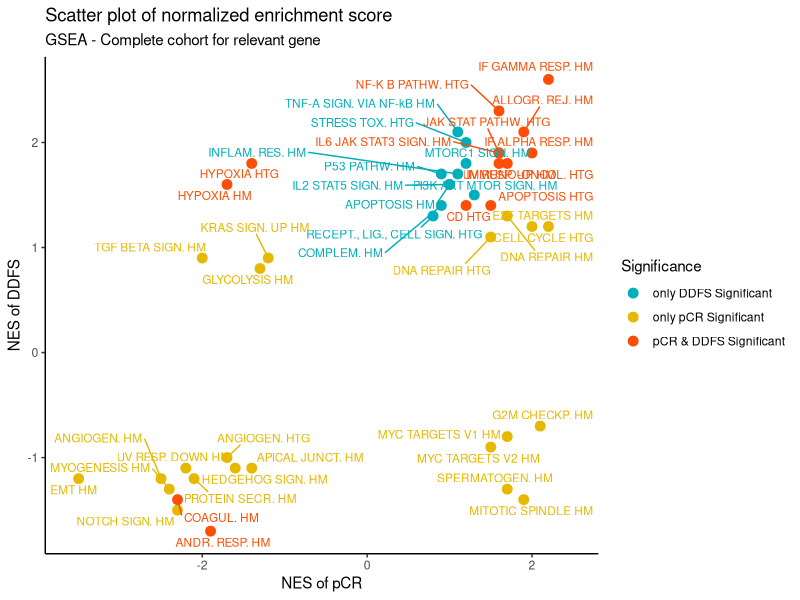
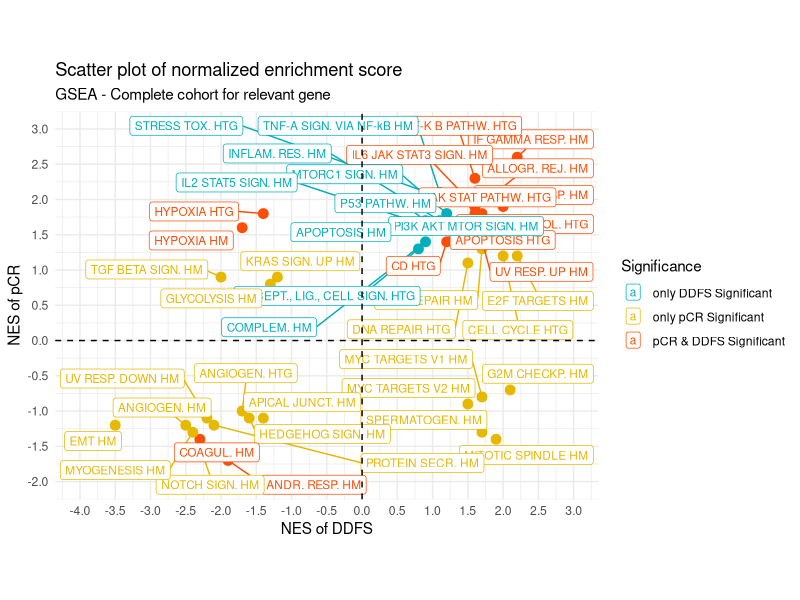
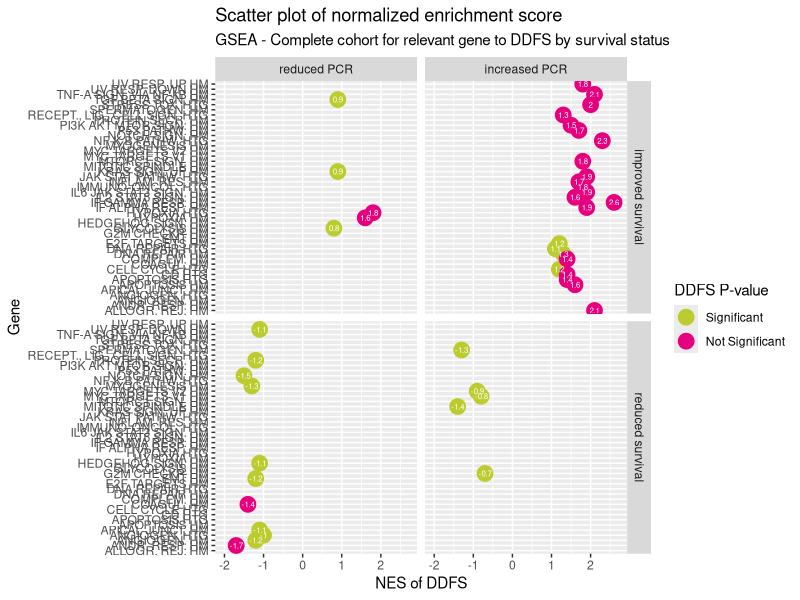
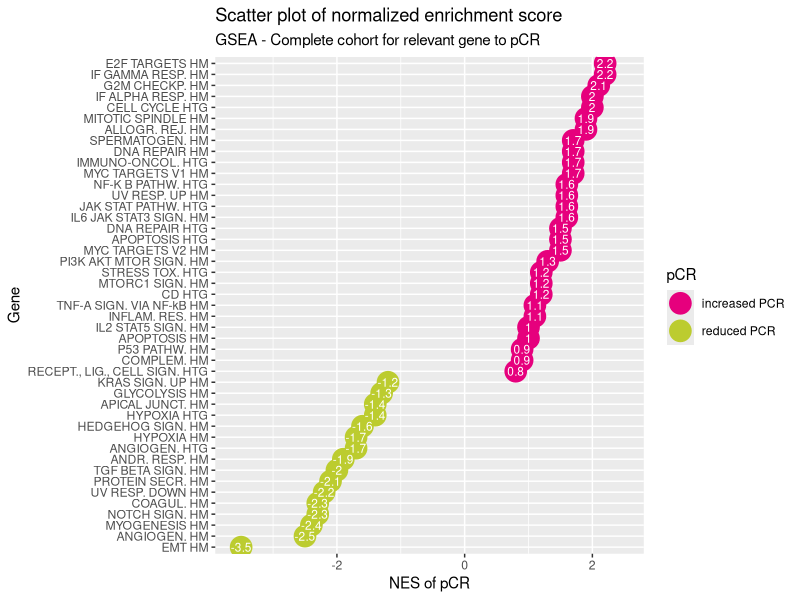
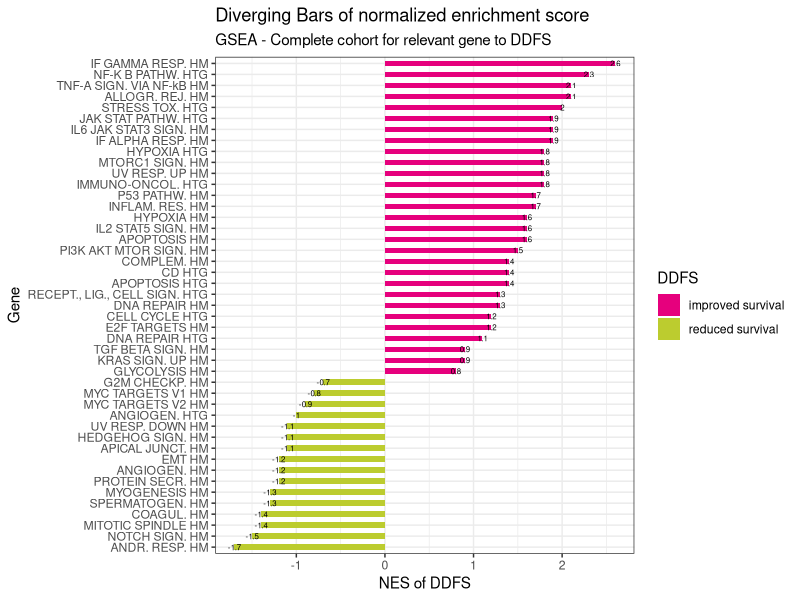
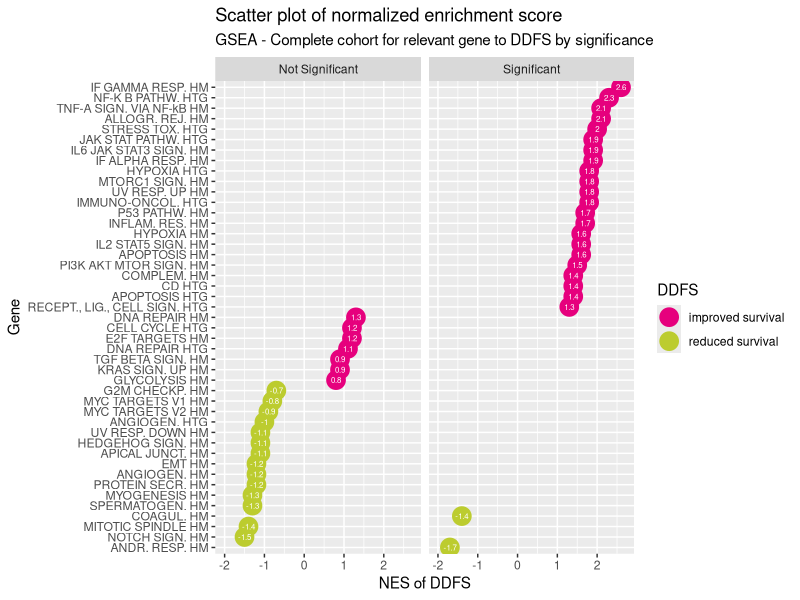
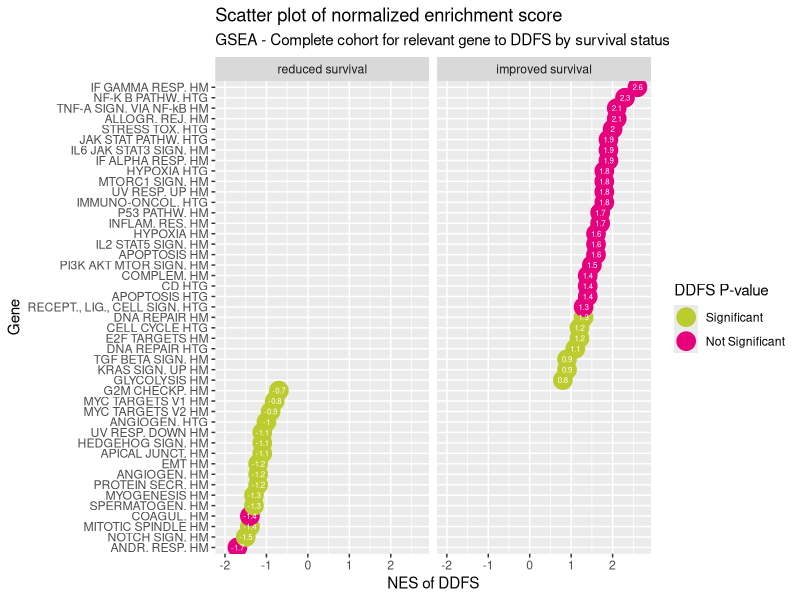
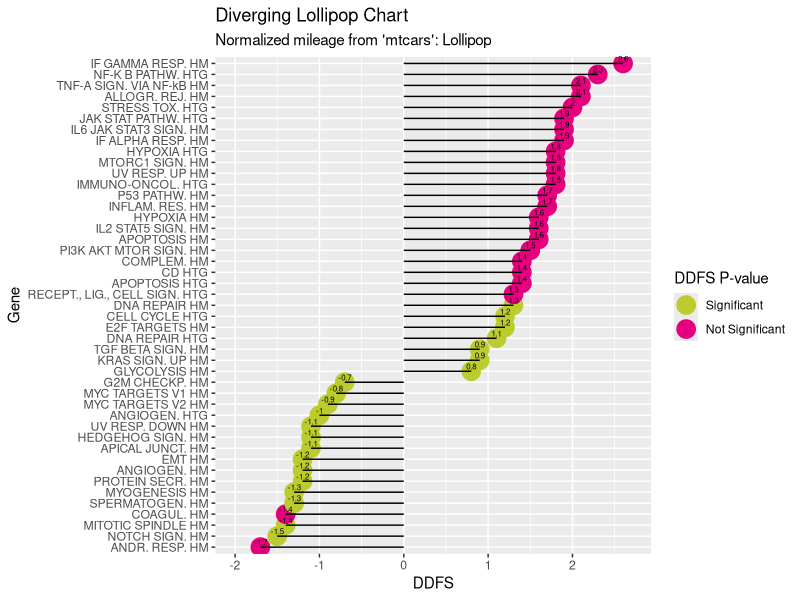

Generate these figures, in order, with R:
## ---- chunk 1
knitr::opts_chunk$set(echo = TRUE)

# <!-- ---------------------------------------------------------------------- -->
# <!--                    1. load the required packages                       -->
# <!-- ---------------------------------------------------------------------- --> 

## if(!require(psych)){install.packages("psych")}
packages<-c("tidyverse","readxl" ,"knitr", "devEMF")
ipak <- function(pkg){
  new.pkg <- pkg[!(pkg %in% installed.packages()[, "Package"])]
  if (length(new.pkg)) 
    install.packages(new.pkg, dependencies = TRUE)
  sapply(pkg, require, character.only = TRUE)
}
ipak(packages)
# <!-- ---------------------------------------------------------------------- --> 


# <!-- ---------------------------------------------------------------------- -->
# <!--                        2. Basic system settings                        -->
# <!-- ---------------------------------------------------------------------- -->
setwd(dirname(rstudioapi::getSourceEditorContext()$path))
getwd()
Sys.setlocale("LC_ALL","English")

## convert backslash to forward slash in R
# gsub('"', "", gsub("\\\\", "/", readClipboard()))

### get the path
# rstudioapi::getSourceEditorContext()$path
# dirname(rstudioapi::getSourceEditorContext()$path)

### set working directory
# getwd()
# setwd("c:/Users/zbai/Desktop")
# Sys.setlocale("LC_ALL","English")

### get the R Version
# paste(R.Version()[c("major", "minor")], collapse = ".")

### convert backslash to forward slash 
# scan("clipboard",what="string")
# gsub('"', "", gsub("\\\\", "/", readClipboard()))
# <!-- ---------------------------------------------------------------------- --> 



# <!-- ---------------------------------------------------------------------- -->
# <!--     3. Load the SASmarkdown package if the SAS output is required      -->
# <!-- ---------------------------------------------------------------------- -->
GSEA.Comp.D1 <- read_excel("./00_Data/G9_NES.xlsx", 
                           sheet = "Fig_compl_cohort_pCR_and_surv")
GSEA.Comp.D1 <- GSEA.Comp.D1[,1:11]

GSEA.Comp.D2 <- GSEA.Comp.D1 %>%
  filter(`NAME short` != "") %>%
  mutate(Gene =  `NAME short`,
         PCR = round(NES_pCR_all,1),
         DDFS = round(NES_DDFS_all,1),
         PCR_Pvalue = case_when(
           `NOM p-val_pCR_all` <= 0.05 ~ "Significant",
           `NOM p-val_pCR_all` > 0.05 ~ "Not Significant"
         ),
         DDFS_Pvalue = case_when(
           `NOM p-val_DDFS_all` <= 0.05 ~ "Significant",
           `NOM p-val_DDFS_all` > 0.05 ~ "Not Significant"
         ),
         Both_Pvalue = case_when(
           `NOM p-val_pCR_all` <= 0.05 & `NOM p-val_DDFS_all` <= 0.05 ~ "pCR & DDFS Significant",
           `NOM p-val_pCR_all` <= 0.05 & `NOM p-val_DDFS_all` > 0.05 ~ "only pCR Significant",
           `NOM p-val_DDFS_all` <= 0.05 & `NOM p-val_pCR_all` > 0.05 ~ "only DDFS Significant",
           TRUE ~ "pCR & DDFS not Significant"
         ),
         PCR_Bin = ifelse(PCR < 0, "reduced PCR", "increased PCR"),
         DDFS_Bin = ifelse(DDFS < 0, "reduced survival", "improved survival")
         ) %>%
  mutate_at(c("PCR_Pvalue", "DDFS_Pvalue", "Both_Pvalue", "PCR_Bin", "DDFS_Bin", "Gene"), factor) %>%
  select(Gene, PCR, PCR_Bin, DDFS,DDFS_Bin, PCR_Pvalue, DDFS_Pvalue, Both_Pvalue)

# table(GSEA.Comp.D2$Both_Pvalue)
# <!-- ---------------------------------------------------------------------- -->
## ---- chunk 2
 
options(ggrepel.max.overlaps = Inf)

library(ggrepel)

Scatter.Overall.V1 <- GSEA.Comp.D2 %>% 
  ggplot(aes(x=DDFS, y=PCR)) + 
  geom_point(stat='identity', aes(col=Both_Pvalue), size=3)  +
  scale_color_manual(name="Significance", values = c("#00AFBB", "#E7B800", "#FC4E07")) +
  # scale_color_manual(name="pCR", 
  #                    labels = c("increased PCR", "reduced PCR"), 
  #                    values = c("increased PCR"="#e6007d", "reduced PCR"="#bccc2f")) + 
  geom_text_repel(aes(label = Gene,  color = Both_Pvalue), size = 3) +
  labs(title="Scatter plot of normalized enrichment score", 
       subtitle="GSEA - Complete cohort for relevant gene",
       x="NES of DDFS", 
       y="NES of pCR") + 
  ylim(-3.6, 2.5) +
  coord_flip() +
  theme_classic()
Scatter.Overall.V1

Scatter.Overall.V2 <- GSEA.Comp.D2 %>% 
  ggplot(aes(x=PCR, y=DDFS)) + 
  geom_point(stat='identity', aes(col=Both_Pvalue), size=3)  +
  scale_shape_manual(values=c(3, 16, 17))+ 
  scale_color_manual(name="Significance", values = c("#00AFBB", "#E7B800", "#FC4E07")) +
  geom_label_repel(aes(label = Gene,  color = Both_Pvalue), size = 3) +
  theme(legend.position="bottom") +
  labs(title="Scatter plot of normalized enrichment score", 
       subtitle="GSEA - Complete cohort for relevant gene",
       x="NES of DDFS", 
       y="NES of pCR") +  
  theme_minimal() +
  coord_fixed(ylim=c(-2,3),xlim=c(-4,3)) +  
  scale_y_continuous(breaks=seq(-2,3,0.5)) +
  scale_x_continuous(breaks=seq(-4,3,0.5)) +
  geom_vline(xintercept = 0, linetype = "dashed") + 
  geom_hline(yintercept = 0, linetype = "dashed") 
Scatter.Overall.V2
## ---- chunk 3
Fig.FourQuadrants <- GSEA.Comp.D2 %>%
  mutate(DDFS_Bin=factor(DDFS_Bin, levels = c("improved survival","reduced survival")),
         PCR_Bin=factor(PCR_Bin, levels = c("reduced PCR", "increased PCR")),
         gene = factor(Gene, levels = Gene)) %>%
  ggplot(aes(x=Gene, y=DDFS, label=DDFS)) + 
  geom_point(stat='identity', aes(col=DDFS_Pvalue), size=5)  +
  facet_grid(DDFS_Bin ~ PCR_Bin) +
  scale_color_manual(name="DDFS P-value", 
                     labels = c("Significant", "Not Significant"), 
                     values = c("Significant"="#e6007d", "Not Significant"="#bccc2f")) + 
  geom_text(color="white", size=2) +
  labs(title="Scatter plot of normalized enrichment score", 
       subtitle="GSEA - Complete cohort for relevant gene to DDFS by survival status",
       x="Gene", 
       y="NES of DDFS") +
  ylim(-2.0, 2.7) +
  coord_flip()

Fig.FourQuadrants
## ---- chunk 4
GSEA.Comp.D3_PCR <- GSEA.Comp.D2[order(GSEA.Comp.D2$PCR), ]
GSEA.Comp.D3_PCR$Gene <- factor(GSEA.Comp.D3_PCR$Gene, levels = GSEA.Comp.D3_PCR$Gene)  


GSEA.Comp.D3_PCR %>% 
  ggplot(aes(x=Gene, y=PCR, label=PCR)) + 
  geom_point(stat='identity', aes(col=PCR_Bin), size=7)  +
  scale_color_manual(name="pCR", 
                     labels = c("increased PCR", "reduced PCR"), 
                     values = c("increased PCR"="#e6007d", "reduced PCR"="#bccc2f")) + 
  geom_text(color="white", size=3) +
  labs(title="Scatter plot of normalized enrichment score", 
       subtitle="GSEA - Complete cohort for relevant gene to pCR",
       x="Gene", 
       y="NES of pCR") + 
  ylim(-3.6, 2.5) +
  coord_flip()
## ---- chunk 5
GSEA.Comp.D3_DDFS <- GSEA.Comp.D2[order(GSEA.Comp.D2$DDFS), ]
GSEA.Comp.D3_DDFS$Gene <- factor(GSEA.Comp.D3_DDFS$Gene, levels = GSEA.Comp.D3_DDFS$Gene)  


GSEA.Comp.D3_DDFS %>% 
  ggplot(aes(x=Gene, y=DDFS, label=DDFS)) + 
  geom_bar(stat='identity', aes(fill=DDFS_Bin), width=.5) +
  scale_fill_manual(name="DDFS", 
                     labels = c("improved survival", "reduced survival"), 
                     values = c("improved survival"="#e6007d", "reduced survival"="#bccc2f")) + 
  geom_text(color="black", size=2) +
  labs(title="Diverging Bars of normalized enrichment score", 
       subtitle="GSEA - Complete cohort for relevant gene to DDFS",
       x="Gene", 
       y="NES of DDFS") +  
  coord_flip() +
  theme_bw()
## ---- chunk 6
GSEA.Comp.D3_DDFS %>% 
  ggplot(aes(x=Gene, y=DDFS, label=DDFS)) + 
  geom_point(stat='identity', aes(col=DDFS_Bin), size=6)  +
  facet_wrap(~DDFS_Pvalue) +
  scale_color_manual(name="DDFS", 
                     labels = c("improved survival", "reduced survival"), 
                     values = c("improved survival"="#e6007d", "reduced survival"="#bccc2f")) + 
  geom_text(color="white", size=2) +
  labs(title="Scatter plot of normalized enrichment score", 
       subtitle="GSEA - Complete cohort for relevant gene to DDFS by significance",
       x="Gene", 
       y="NES of DDFS") +
  ylim(-2.0, 2.7) +
  coord_flip()

## ---- chunk 7
GSEA.Comp.D3_DDFS %>% 
  mutate(DDFS_Bin=factor(DDFS_Bin, levels = c("reduced survival", "improved survival"))) %>%
  ggplot(aes(x=Gene, y=DDFS, label=DDFS)) + 
  geom_point(stat='identity', aes(col=DDFS_Pvalue), size=6)  +
  facet_wrap(~DDFS_Bin) +
  scale_color_manual(name="DDFS P-value", 
                     labels = c("Significant", "Not Significant"), 
                     values = c("Significant"="#e6007d", "Not Significant"="#bccc2f")) + 
  geom_text(color="white", size=2) +
  labs(title="Scatter plot of normalized enrichment score", 
       subtitle="GSEA - Complete cohort for relevant gene to DDFS by survival status",
       x="Gene", 
       y="NES of DDFS") +
  ylim(-2.0, 2.7) +
  coord_flip()

## ---- chunk 8
GSEA.Comp.D3_DDFS %>% 
  ggplot(aes(x=Gene, y=DDFS, label=DDFS)) + 
  geom_point(stat='identity', aes(col=DDFS_Pvalue), size=6)  +
  scale_color_manual(name="DDFS P-value", 
                     labels = c("Significant", "Not Significant"), 
                     values = c("Significant"="#e6007d", "Not Significant"="#bccc2f")) + 
  geom_segment(aes(y = 0, 
                   x = Gene, 
                   yend = DDFS, 
                   xend = Gene), 
               color = "black") +
  geom_text(color="black", size=2, vjust=-0.3) +
  labs(title="Diverging Lollipop Chart", 
       subtitle="Normalized mileage from 'mtcars': Lollipop") + 
  ylim(-2.0, 2.7) +
  coord_flip()
## ---- chunk 9

GSEA.Comp.D3 <- bind_cols(gather(GSEA.Comp.D2, key = "Endpoint", value = "NES", c("PCR","DDFS")),
                          gather(GSEA.Comp.D2, key = "Endpoint_P",value = "Significance", c("PCR_Pvalue","DDFS_Pvalue")) %>% select(Significance)) %>%
  select(Gene, Endpoint,NES,Significance)  %>%
  arrange(desc(Endpoint),NES) %>% 
  mutate(Gene = factor(Gene, levels=unique(GSEA.Comp.D2$Gene)),
         Significance = factor(Significance, levels = c("Significant", "Not Significant")))  
  
Bar.Overall.V1 <- GSEA.Comp.D3 %>% 
  ggplot(aes(x=Gene, y=NES, label=NES)) + 
  geom_bar(stat='identity', aes(fill=Endpoint), width=.8,position = "dodge") +
  scale_fill_manual(name="NES", 
                    labels = c("DDFS", "PCR"), 
                    values = c("DDFS"="#CED6E7", "PCR"="#91B2D7"))+ ## e6007d and bccc2f
  geom_text(aes(group=Endpoint, y=NES+0.1*sign(NES), label= NES, colour = Significance),
            position=position_dodge(width=0.9),
            size=3) +
  scale_color_manual(name="Significance", 
                    labels = c("Significant", "Not Significant"), 
                    values = c("Significant"="red", "Not Significant"="black"))+
  labs(title="Scatter plot of normalized enrichment score", 
       subtitle="GSEA - Complete cohort for relevant gene to DDFS",
       x="Gene", 
       y="NES") + 
  coord_flip() + 
  scale_y_continuous(breaks=seq(-4,3,0.5)) + 
  theme_minimal() 
Bar.Overall.V1

Bar.Overall.V2 <- GSEA.Comp.D3 %>% 
  ggplot(aes(x=Gene, y=NES, label=NES)) + 
  geom_bar(stat='identity', aes(fill=Endpoint), width=.8,position = "dodge") +
  scale_fill_manual(name="NES", 
                    labels = c("DDFS", "PCR"), 
                    values = c("DDFS"="#e6007d", "PCR"="#bccc2f"))+
  geom_text(aes(group=Endpoint, y=NES+0.1*sign(NES), label= NES, colour = Significance),
            position=position_dodge(width=0.9),
            size=3) +
  scale_color_manual(name="Significance", 
                    labels = c("Significant", "Not Significant"), 
                    values = c("Significant"="red", "Not Significant"="black"))+
  labs(title="Bar chart of normalized enrichment score", 
       subtitle="GSEA - Complete cohort for relevant gene",
       x="Gene", 
       y="NES") + 
  scale_y_continuous(breaks=seq(-4,3,0.5)) +
  scale_x_discrete(position = "top") +
  theme(axis.text.x = element_text(angle = 90, vjust = 0.5, hjust=1))
Bar.Overall.V2

# library(ggpattern)
# GSEA.Comp.D3 %>% 
#   ggplot(aes(x=Gene, y=NES, label=NES)) + 
#   geom_bar_pattern(position="dodge",stat="identity",
#                    mapping=aes(fill=Endpoint, pattern=Significance),width=.8) +
#   scale_fill_manual(name="NES", 
#                     labels = c("DDFS", "PCR"), 
#                     values = c("DDFS"="#e6007d", "PCR"="#bccc2f"))+
#   geom_text(aes(group=Endpoint, label= NES),
#             position=position_dodge(width=0.9),
#             size=3)
#   labs(title="Bar chart of normalized enrichment score", 
#        subtitle="GSEA - Complete cohort for relevant gene",
#        x="Gene", 
#        y="NES") + 
#   scale_y_continuous(breaks=seq(-4,3,0.5)) +
#   scale_x_discrete(position = "top") +
#   theme(axis.text.x = element_text(angle = 90, vjust = 0.5, hjust=1))


 
